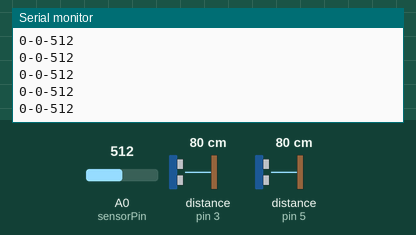
Recording of a sketch running on a simulated Arduino Uno, built with avr-gcc and run on an emulated ATmega328P. Shown: the last lines printed to the serial monitor. The inputs (shaded band) are chosen by the test bench; at power-on: distance to the obstacle (sensors on pin 3, pin 5) 80 cm, A0 (sensorPin) = 512. The echo pulse lasts 58.3 µs per cm.

Above: at 1.2 s.
1.3 s: distance to the obstacle (sensor on pin 3) set to 2 cm
At 1.41 s:
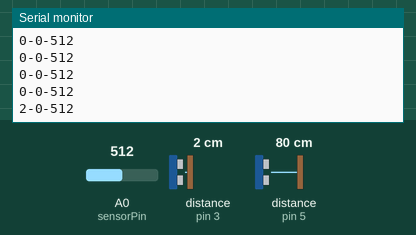
2.8 s: distance to the obstacle (sensor on pin 5) set to 2 cm
At 2.85 s:
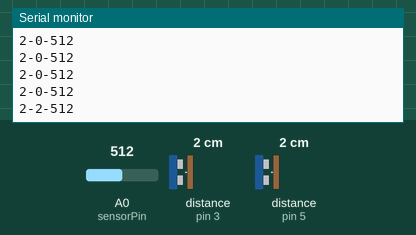
4.3 s: A0 (sensorPin) set to 716
At 4.38 s:
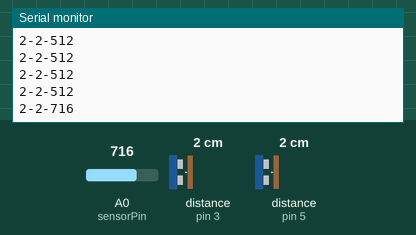
5.8 s: distance to the obstacle (sensor on pin 3) set to 4 cm
At 5.81 s:
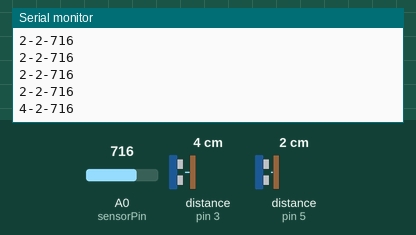
7.3 s: distance to the obstacle (sensor on pin 5) set to 4 cm
At 7.34 s:
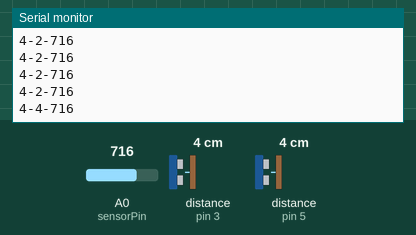
8.8 s: A0 (sensorPin) set to 900
At 8.87 s:
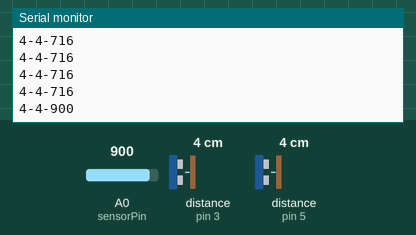
Timing chart, 0 to 11.3 s (numbered marks = the images above; inputs shaded):
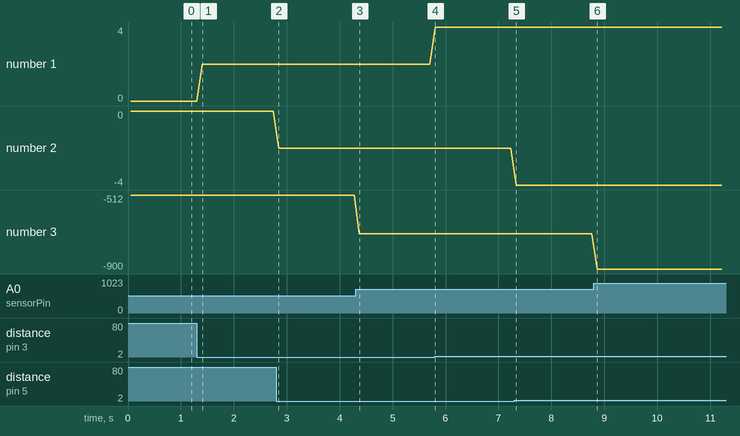

Measured:
- after the input at 1.3 s, the serial monitor: prints a new line after 0.10 s (image 1)
- after the input at 2.8 s, the serial monitor: prints a new line at once (image 2)
- after the input at 4.3 s, the serial monitor: prints a new line after 0.07 s (image 3)
- after the input at 5.8 s, the serial monitor: prints a new line at once (image 4)
- after the input at 7.3 s, the serial monitor: prints a new line at once (image 5)
- after the input at 8.8 s, the serial monitor: prints a new line after 0.07 s (image 6)
- plotted number 1: 0 → 2 after the input at 1.3 s, 2 → 4 after the input at 5.8 s
- plotted number 2: 0 → -2 after the input at 2.8 s, -2 → -4 after the input at 7.3 s

The sketch:

18092019smultra.ino
```cpp
// ---------------------------------------------------------------------------
// Example NewPing library sketch that pings 2 sensors 20 times a second.
// ---------------------------------------------------------------------------

#include <NewPing.h>

#define SONAR_NUM 2      // Number of sensors.
#define MAX_DISTANCE 20 // Maximum distance (in cm) to ping.

int sensorPin = A0; // select the input pin for LDR
int sensorValue = 0; // variable to store the value coming from the sensor

NewPing sonar[SONAR_NUM] = {   // Sensor object array.
  NewPing(2, 3, MAX_DISTANCE), // Each sensor's trigger pin, echo pin, and max distance to ping.
  NewPing(4, 5, MAX_DISTANCE),

};

void setup() {
  Serial.begin(9600); // Open serial monitor at 115200 baud to see ping results.
}

void loop() {
   sensorValue = analogRead(sensorPin); // read the value from the sensor
  for (uint8_t i = 0; i < SONAR_NUM; i++) { // Loop through each sensor and display results.
    delay(50); // Wait 50ms between pings (about 20 pings/sec). 29ms should be the shortest delay between pings.
    //Serial.print(i);
    Serial.print(sonar[i].ping_cm());
    Serial.print("-");
    }
    Serial.print(sensorValue);
  Serial.println();
}
```
